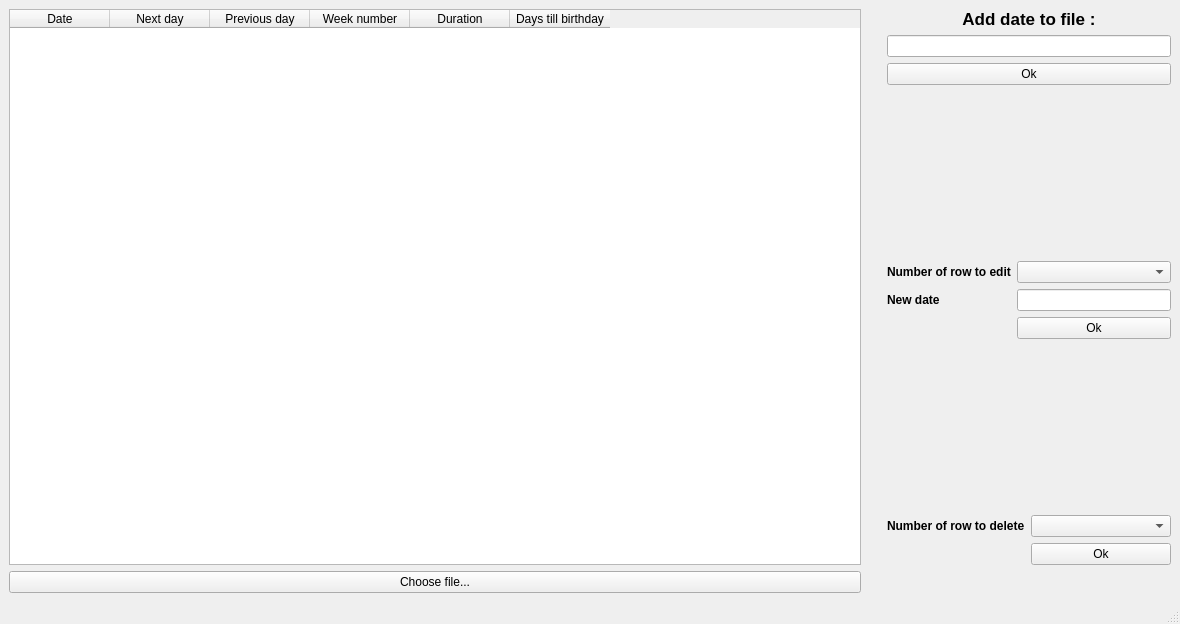
<?xml version="1.0" encoding="UTF-8"?>
<ui version="4.0">
 <class>MainWindow</class>
 <widget class="QMainWindow" name="MainWindow">
  <property name="geometry">
   <rect>
    <x>0</x>
    <y>0</y>
    <width>1180</width>
    <height>624</height>
   </rect>
  </property>
  <property name="sizePolicy">
   <sizepolicy hsizetype="Fixed" vsizetype="Fixed">
    <horstretch>0</horstretch>
    <verstretch>0</verstretch>
   </sizepolicy>
  </property>
  <property name="windowTitle">
   <string>mainwindow</string>
  </property>
  <widget class="QWidget" name="centralwidget">
   <layout class="QGridLayout" name="gridLayout_2">
    <item row="0" column="0">
     <layout class="QGridLayout" name="gridLayout" rowstretch="0,0,0" columnstretch="3,0,1">
      <item row="1" column="1" rowspan="2">
       <spacer name="horizontalSpacer">
        <property name="orientation">
         <enum>Qt::Horizontal</enum>
        </property>
        <property name="sizeHint" stdset="0">
         <size>
          <width>20</width>
          <height>20</height>
         </size>
        </property>
       </spacer>
      </item>
      <item row="2" column="0">
       <widget class="QPushButton" name="choose_file_button">
        <property name="text">
         <string>Choose file...</string>
        </property>
       </widget>
      </item>
      <item row="1" column="2">
       <layout class="QVBoxLayout" name="verticalLayout" stretch="0,0,0,0,0,0,0">
        <item>
         <widget class="QLabel" name="add_date_label">
          <property name="font">
           <font>
            <pointsize>13</pointsize>
            <bold>true</bold>
           </font>
          </property>
          <property name="text">
           <string>Add date to file :</string>
          </property>
          <property name="alignment">
           <set>Qt::AlignCenter</set>
          </property>
         </widget>
        </item>
        <item>
         <widget class="QLineEdit" name="add_date_edit"/>
        </item>
        <item>
         <widget class="QPushButton" name="add_date_button">
          <property name="text">
           <string>Ok</string>
          </property>
         </widget>
        </item>
        <item>
         <spacer name="verticalSpacer_2">
          <property name="orientation">
           <enum>Qt::Vertical</enum>
          </property>
          <property name="sizeHint" stdset="0">
           <size>
            <width>20</width>
            <height>40</height>
           </size>
          </property>
         </spacer>
        </item>
        <item>
         <layout class="QFormLayout" name="formLayout">
          <item row="1" column="0">
           <widget class="QLabel" name="rownum_label">
            <property name="font">
             <font>
              <bold>true</bold>
             </font>
            </property>
            <property name="text">
             <string>Number of row to edit</string>
            </property>
           </widget>
          </item>
          <item row="3" column="0">
           <widget class="QLabel" name="newDate_label">
            <property name="font">
             <font>
              <bold>true</bold>
             </font>
            </property>
            <property name="text">
             <string>New date</string>
            </property>
           </widget>
          </item>
          <item row="3" column="1">
           <widget class="QLineEdit" name="newDate_edit"/>
          </item>
          <item row="4" column="1">
           <widget class="QPushButton" name="ok_date_button">
            <property name="text">
             <string>Ok</string>
            </property>
           </widget>
          </item>
          <item row="1" column="1">
           <widget class="QComboBox" name="rowToEdit_comboBox"/>
          </item>
         </layout>
        </item>
        <item>
         <spacer name="verticalSpacer">
          <property name="orientation">
           <enum>Qt::Vertical</enum>
          </property>
          <property name="sizeHint" stdset="0">
           <size>
            <width>20</width>
            <height>40</height>
           </size>
          </property>
         </spacer>
        </item>
        <item>
         <layout class="QFormLayout" name="formLayout_2">
          <item row="0" column="0">
           <widget class="QLabel" name="delete_num_label">
            <property name="font">
             <font>
              <bold>true</bold>
             </font>
            </property>
            <property name="text">
             <string>Number of row to delete</string>
            </property>
           </widget>
          </item>
          <item row="1" column="1">
           <widget class="QPushButton" name="delete_button">
            <property name="text">
             <string>Ok</string>
            </property>
           </widget>
          </item>
          <item row="0" column="1">
           <widget class="QComboBox" name="rowToDel_comboBox"/>
          </item>
         </layout>
        </item>
       </layout>
      </item>
      <item row="1" column="0">
       <widget class="QTableWidget" name="tableWidget">
        <column>
         <property name="text">
          <string>Date</string>
         </property>
        </column>
        <column>
         <property name="text">
          <string>Next day</string>
         </property>
        </column>
        <column>
         <property name="text">
          <string>Previous day</string>
         </property>
        </column>
        <column>
         <property name="text">
          <string>Week number</string>
         </property>
        </column>
        <column>
         <property name="text">
          <string>Duration</string>
         </property>
        </column>
        <column>
         <property name="text">
          <string>Days till birthday</string>
         </property>
        </column>
       </widget>
      </item>
     </layout>
    </item>
   </layout>
  </widget>
  <widget class="QMenuBar" name="menubar">
   <property name="geometry">
    <rect>
     <x>0</x>
     <y>0</y>
     <width>1180</width>
     <height>22</height>
    </rect>
   </property>
  </widget>
  <widget class="QStatusBar" name="statusbar"/>
 </widget>
 <resources/>
 <connections/>
</ui>
